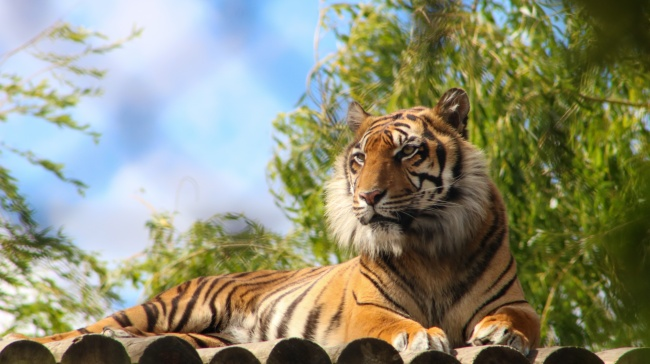
#> input picture resources/tiger.jpeg, 650 x 364 px, found by its file name
$ python 01-hsv_statistic_01.py
#> lines starting #> are read from the running program, lines starting #| are printed output that depends on the picture
#!/usr/bin/env python
#-*- coding:utf-8 -*-

"""
hist = cv2.calcHist([image],             # 传入图像（列表）
                    [0],                 # 使用的通道（使用通道：可选[0],[1],[2]）
                    None,                # 没有使用mask(蒙版)
                    [256],               # HistSize
                    [0.0,255.0])         # 直方图柱的范围
                                         # return->list
"""

import cv2
import numpy as np
import matplotlib.pyplot as plt

if __name__ == '__main__':
    img_bgr = cv2.imread("./resources/tiger.jpeg")
#> img_bgr is the input picture: shape (364, 650, 3); mean B, G, R 118.9, 142.6, 140.7
#    img = cv2.resize(original_img,None,fx=0.6,fy=0.6,interpolation = cv2.INTER_CUBIC)

    # 按R、G、B三个通道分别计算颜色直方图
    b_hist = cv2.calcHist([img_bgr], [0], None, [256], [0, 256])
#> b_hist = 256 values, max 11833 at index 254, min 292 at index 207, mean 924.2
    g_hist = cv2.calcHist([img_bgr], [1], None, [256], [0, 256])
#> g_hist = 256 values, max 2672 at index 230, min 0 at index 0, mean 924.2
    r_hist = cv2.calcHist([img_bgr], [2], None, [256], [0, 256])
#> r_hist = 256 values, max 2093 at index 200, min 0 at index 0, mean 924.2

    # 显示3个通道的颜色直方图
    plt.plot(b_hist, label='B', color='blue')
    plt.plot(g_hist, label='G', color='green')
    plt.plot(r_hist, label='R', color='red')
    plt.legend(loc='best')
    plt.xlim([0, 256])
    plt.show()
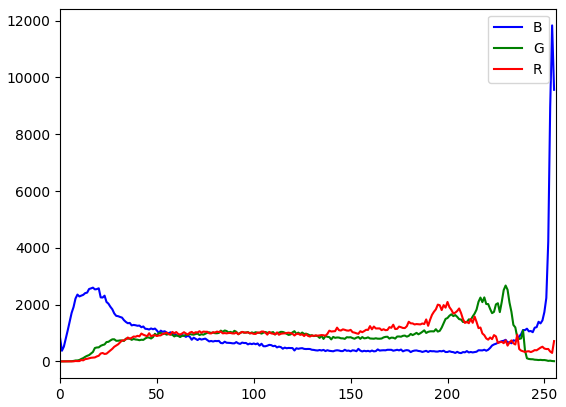
#> figure drawn by matplotlib, 1 panel; curve peaks at x = 254, y = 11833; curve peaks at x = 230, y = 2672; curve peaks at x = 200, y = 2093
